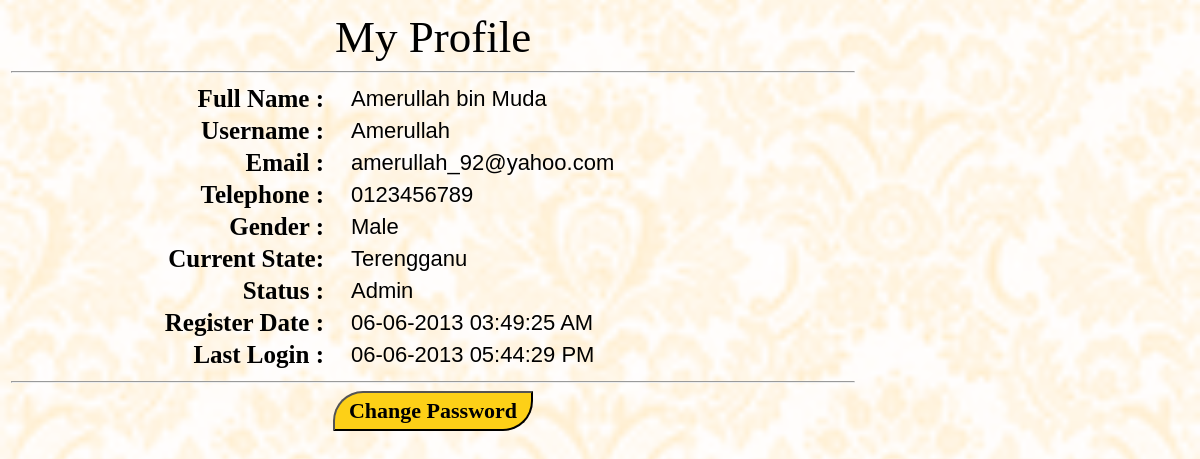
/custspace/user/details.php (signed in), run on the app's committed database.
### tables this page shows
CREATE TABLE IF NOT EXISTS `customer` (
  `id` int(11) NOT NULL AUTO_INCREMENT,
  `fullname` varchar(50) NOT NULL,
  `username` varchar(30) NOT NULL,
  `email` varchar(50) NOT NULL,
  `password` varchar(30) NOT NULL,
  `telephone` varchar(15) NOT NULL,
  `gender` varchar(10) NOT NULL,
  `currentstate` varchar(20) NOT NULL,
  `status` varchar(10) NOT NULL,
  `reg_date` varchar(30) NOT NULL,
  `last_login` varchar(30) NOT NULL,
  PRIMARY KEY (`id`)
);

### custspace/user/details.php (the view, shortened to what this page needs)
<?php
if(isset($_SESSION['username']))
	{
		$username = $_SESSION['username'];
		$query = mysql_query("SELECT * FROM customer WHERE username ='$username'");
		$numrows = mysql_num_rows($query);
		if($numrows!=0)
		{
			while($row = mysql_fetch_assoc($query))
			{
				$fullname = $row['fullname'];
				$email = $row['email'];
				$telephone = $row['telephone'];
				$gender = $row['gender'];
				$currentstate = $row['currentstate'];
				$status = $row['status'];
				$reg_date = $row['reg_date'];
				$last_login = $row['last_login'];
			}
		}
	}
	else
		die("<center><h1>Failed!</h1><br />No data received.</center>");
?>
<!DOCTYPE html PUBLIC "-//w3c//DTD XHTML 1.0
Transitional//EN"
"http://www.w3.org/TR/xhtml1/DTD/xhtml1-transitional.dtd">
<html xmlns="http://www.w3.org/1999/xhtml">
<head>
	<link rel="stylesheet" type="text/css" href="themes/background.tab.css">
</head>
<body>
<table border="0" id="biodata">
	<tr>
		<td colspan="2">
			<span id="title">My Profile</span>
			<hr>
		</td>
	</tr>
	<tr>
		<td class="tdlabels">
			<span class="labels">Full Name :</span>
		</td>
		<td class="tduser_details">
			<?php echo $fullname; ?><br>
		</td>
	</tr>
	<tr>
		<td class="tdlabels">
			<span class="labels">Username :</span>
		</td>
		<td class="tduser_details">
			<?php echo $username; ?><br>
		</td>
	</tr>
	<tr>
		<td class="tdlabels">
			<span class="labels">Email :</span>
		</td>
		<td class="tduser_details">
			<?php echo $email; ?><br>
		</td>
	</tr>
	<tr>
		<td class="tdlabels">
			<span class="labels">Telephone :</span>
		</td>
		<td class="tduser_details">
			<?php echo $telephone; ?><br>
		</td>
	</tr>
	<tr>
		<td class="tdlabels">
			<span class="labels">Gender :</span>
		</td>
		<td class="tduser_details">
			<?php echo $gender; ?><br>
		</td>
	</tr>
	<tr>
		<td class="tdlabels">
			<span class="labels">Current State:</span>
		</td>
		<td class="tduser_details">
			<?php echo $currentstate; ?><br>
		</td>
	</tr>
	<tr>
		<td class="tdlabels">
			<span class="labels">Status :</span>
		</td>
		<td class="tduser_details">
			<?php echo $status; ?><br>
		</td>
	</tr>
	<tr>
		<td class="tdlabels">
			<span class="labels">Register Date :</span>
		</td>
		<td class="tduser_details">
			<?php echo $reg_date; ?><br>
		</td>
	</tr>
	<tr>
		<td class="tdlabels">
			<span class="labels">Last Login :</span>
		</td>
		<td class="tduser_details">
			<?php echo $last_login; ?><br>
		</td>
	</tr>
	<tr>
		<td colspan="2">
			<hr>
			<form method="POST" action="changepassword.php">
				<input type="submit" class="button" value="Change Password">
			</form>
		</td>
</table>
</body>
</html>

### themes/background.tab.css (style rules this page uses)
body { background-image: url(wallpaper/background.png); background-attachment: fixed; background-position: center; background-size: 100%; }

### custspace/user/details.php (style rules this page uses)
#biodata { width: 850px; text-align: center; }
#title { font-family: Times New Roman; font-size: 45px; }
.labels { font-family: Georgia; font-size: 25px; font-weight: bold; }
.tdlabels { text-align: right; padding-right: 15px; }
.tduser_details { text-align: left; padding-left: 10px; font-family: arial; font-size: 22px; }
.button { color: #000000; background-color: #FDD017; font-family: Times New Roman; font-size: 22px; border-top-right-radius: 0px; border-bottom-right-radius: 30px; border-top-left-radius: 30px; border-bottom-left-radius: 0px; font-weight: bold; width: 200px; height: 40px; }

### data on the page
customer: fullname "Amerullah bin Muda", email "amerullah_92@yahoo.com", telephone "0123456789", gender "Male", currentstate "Terengganu", status "Admin", reg_date "06-06-2013 03:49:25 AM", last_login "06-06-2013 05:44:29 PM"

### other printed values
$username "Amerullah"
